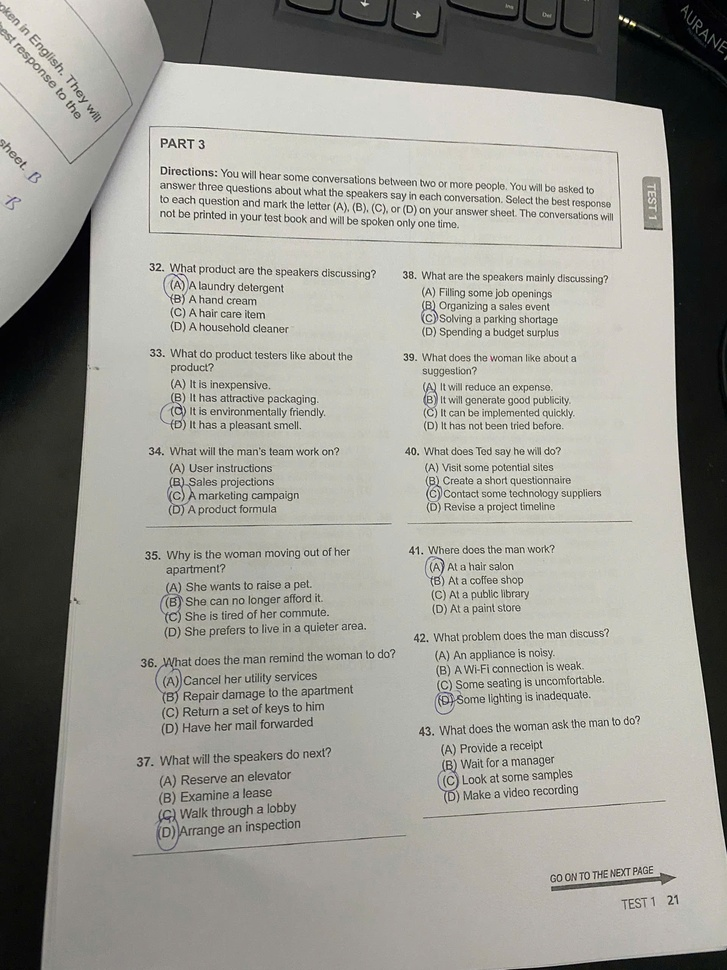
#> input picture test_image.jpg, 727 x 970 px, shrunk from 1920 x 2560 before the run
$ python test_log.py
#> lines starting #> are read from the running program, lines starting #| are printed output that depends on the picture; after the words box and inside, x2 and y2 are one past the last pixel; in counts of white or black regions, pixels touching at a corner belong together; long printed decimals are rounded
### src/sobel.py
import numpy as np

from src.convolution import convolution2d


def to_grayscale(image):
    """
    Chuyển ảnh màu BGR sang ảnh xám bằng NumPy.

    Parameters
    ----------
    image : np.ndarray
        Ảnh đầu vào.
        Có thể là ảnh xám H x W
        hoặc ảnh màu H x W x 3.

    Returns
    -------
    gray : np.ndarray
        Ảnh xám float32.
    """

    # Nếu ảnh đã là grayscale
    if image.ndim == 2:
        return image.astype(np.float32)

    # Kiểm tra ảnh màu phải có 3 kênh
    if image.ndim != 3 or image.shape[2] != 3:
        raise ValueError(
            "Ảnh đầu vào phải là ảnh xám hoặc ảnh màu BGR 3 kênh."
        )

    # OpenCV đọc ảnh theo thứ tự BGR
    b = image[:, :, 0].astype(np.float32)
    g = image[:, :, 1].astype(np.float32)
    r = image[:, :, 2].astype(np.float32)

    # Công thức chuyển RGB -> grayscale
    gray = (
        0.114 * b
        + 0.587 * g
        + 0.299 * r
    )

    return gray


def normalize_to_uint8(image):
    """
    Chuẩn hóa ma trận float về miền [0, 255].

    Parameters
    ----------
    image : np.ndarray
        Ma trận ảnh kiểu float.

    Returns
    -------
    result : np.ndarray
        Ảnh uint8 trong khoảng [0, 255].
    """

    image = image.astype(np.float32)

    min_value = np.min(image)
    max_value = np.max(image)

    # Tránh chia cho 0 nếu ảnh chỉ có một giá trị
    if max_value == min_value:
        return np.zeros(
            image.shape,
            dtype=np.uint8
        )

    normalized = (
        (image - min_value)
        / (max_value - min_value)
        * 255.0
    )

    return normalized.astype(np.uint8)


# [118 lines left out: functions sobel, sobel_edge, not called in this run]

### src/convolution.py
import numpy as np


def convolution2d(image, kernel, padding="reflect"):
    """
    Thực hiện phép tích chập 2D giữa ảnh xám và kernel.

    Parameters
    ----------
    image : np.ndarray
        Ảnh xám 2 chiều, kích thước H x W.

    kernel : np.ndarray
        Ma trận kernel, ví dụ 3x3 hoặc 5x5.

    padding : str
        Phương pháp xử lý biên.
        Mặc định là "reflect".

    Returns
    -------
    output : np.ndarray
        Ảnh kết quả kiểu float32,
        có cùng kích thước với ảnh đầu vào.
    """

    # Kiểm tra ảnh phải là ảnh xám 2 chiều
    if image.ndim != 2:
        raise ValueError(
            "convolution2d chỉ nhận ảnh xám 2 chiều."
        )

    # Kiểm tra kernel phải là ma trận 2 chiều
    if kernel.ndim != 2:
        raise ValueError(
            "Kernel phải là ma trận 2 chiều."
        )

    # Kernel nên có kích thước lẻ
    kh, kw = kernel.shape

    if kh % 2 == 0 or kw % 2 == 0:
        raise ValueError(
            "Kernel phải có kích thước lẻ, ví dụ 3x3 hoặc 5x5."
        )

    # Chuyển sang float32 để tránh tràn số uint8
    image = image.astype(np.float32)
    kernel = kernel.astype(np.float32)

    # Tính số pixel cần padding
    pad_h = kh // 2
    pad_w = kw // 2

    # Padding ảnh
    padded = np.pad(
        image,
        (
            (pad_h, pad_h),
            (pad_w, pad_w)
        ),
        mode=padding
    )

    # Tạo ảnh đầu ra
    output = np.zeros(
        image.shape,
        dtype=np.float32
    )

    height, width = image.shape

    # Quét qua từng pixel
    for y in range(height):
        for x in range(width):

            # Lấy vùng ảnh có kích thước bằng kernel
            region = padded[
                y:y + kh,
                x:x + kw
            ]

            # Nhân từng phần tử và cộng lại
            output[y, x] = np.sum(
                region * kernel
            )

    return output

### src/log_detector.py
import numpy as np

from src.convolution import convolution2d
from src.sobel import to_grayscale, normalize_to_uint8


def gaussian_kernel(size=5, sigma=1.0):
    """
    Tạo kernel Gaussian 2D.

    Parameters
    ----------
    size : int
        Kích thước kernel, phải là số lẻ.

    sigma : float
        Độ lệch chuẩn của Gaussian.

    Returns
    -------
    kernel : np.ndarray
        Kernel Gaussian đã chuẩn hóa.
    """

    if size % 2 == 0:
        raise ValueError(
            "Kích thước Gaussian kernel phải là số lẻ."
        )

    if sigma <= 0:
        raise ValueError(
            "sigma phải lớn hơn 0."
        )

    half = size // 2

    y, x = np.mgrid[
        -half:half + 1,
        -half:half + 1
    ]

    kernel = np.exp(
        -(x ** 2 + y ** 2)
        / (2 * sigma ** 2)
    )

    kernel = kernel / np.sum(kernel)

    return kernel.astype(np.float32)


def zero_crossing(response, threshold=0.0):
    """
    Phát hiện điểm zero-crossing trên đáp ứng Laplacian.

    Một pixel được xem là biên nếu trong vùng lân cận
    có sự đổi dấu từ âm sang dương hoặc ngược lại.

    Parameters
    ----------
    response : np.ndarray
        Kết quả sau Laplacian.

    threshold : float
        Ngưỡng tối thiểu cho độ chênh giữa min và max
        trong vùng lân cận.

    Returns
    -------
    edge : np.ndarray
        Ảnh nhị phân uint8.
    """

    height, width = response.shape

    edge = np.zeros(
        (height, width),
        dtype=np.uint8
    )

    for y in range(1, height - 1):
        for x in range(1, width - 1):

            region = response[
                y - 1:y + 2,
                x - 1:x + 2
            ]

            min_value = np.min(region)
            max_value = np.max(region)

            # Có đổi dấu qua 0
            has_sign_change = (
                min_value < 0
                and max_value > 0
            )

            # Độ chênh đủ lớn để tránh nhiễu nhỏ
            strong_enough = (
                max_value - min_value
                >= threshold
            )

            if has_sign_change and strong_enough:
                edge[y, x] = 255

    return edge


def log_detector(
    image,
    gaussian_size=5,
    sigma=1.0,
    zero_threshold=10.0
):
    """
    Phát hiện biên bằng Laplacian of Gaussian (LoG).

    Pipeline:
    grayscale
    -> Gaussian smoothing
    -> Laplacian
    -> zero crossing

    Parameters
    ----------
    image : np.ndarray
        Ảnh đầu vào.

    gaussian_size : int
        Kích thước kernel Gaussian.

    sigma : float
        Sigma của Gaussian.

    zero_threshold : float
        Ngưỡng zero-crossing.

    Returns
    -------
    result : dict
        gray
        gaussian_kernel
        blurred
        laplacian_response
        laplacian_display
        edge
    """

    # ==========================================
    # BƯỚC 1: Chuyển grayscale
    # ==========================================

    gray = to_grayscale(image)


    # ==========================================
    # BƯỚC 2: Tạo Gaussian kernel
    # ==========================================

    g_kernel = gaussian_kernel(
        size=gaussian_size,
        sigma=sigma
    )


    # ==========================================
    # BƯỚC 3: Làm mượt ảnh
    # ==========================================

    blurred = convolution2d(
        gray,
        g_kernel
    )


    # ==========================================
    # BƯỚC 4: Laplacian
    # ==========================================

    laplacian_kernel = np.array([
        [0,  1, 0],
        [1, -4, 1],
        [0,  1, 0]
    ], dtype=np.float32)


    laplacian_response = convolution2d(
        blurred,
        laplacian_kernel
    )


    # ==========================================
    # BƯỚC 5: Ảnh Laplacian để hiển thị
    # ==========================================

    laplacian_display = normalize_to_uint8(
        np.abs(laplacian_response)
    )


    # ==========================================
    # BƯỚC 6: Zero Crossing
    # ==========================================

    edge = zero_crossing(
        laplacian_response,
        threshold=zero_threshold
    )


    return {
        "gray": gray,
        "gaussian_kernel": g_kernel,
        "blurred": blurred,
        "laplacian_response": laplacian_response,
        "laplacian_display": laplacian_display,
        "edge": edge
    }


# [18 lines left out: function log_edge, not called in this run]

### test_log.py
import cv2

from src.log_detector import log_detector


IMAGE_PATH = "test_image.jpg"


image = cv2.imread(
    IMAGE_PATH
)
#> image is the input picture: shape (970, 727, 3); mean B, G, R 147.6, 154.3, 155.1

if image is None:
    raise FileNotFoundError(
        f"Không tìm thấy ảnh: {IMAGE_PATH}"
    )


result = log_detector(
    image,
    gaussian_size=5,
    sigma=1.2,
    zero_threshold=15.0
)
#> in convolution2d, `padded = np.pad( image, ( (pad_h, pad_h), (pad_w, pad_w) ), mode=paddi..`:
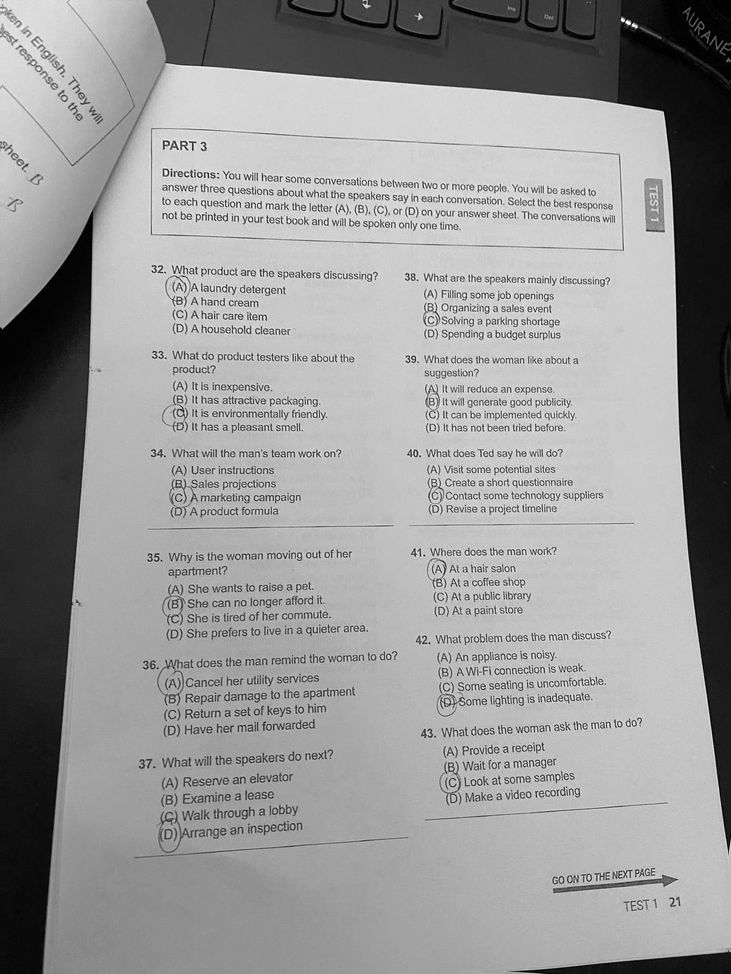
#> padded: shape (974, 731) float32; min 0, max 254.5, mean 153
#> call 2 of convolution2d, with kernel = array of shape (3, 3), padding = 'reflect'
#> after the loop in convolution2d (call 2), `for y in range(height):`:
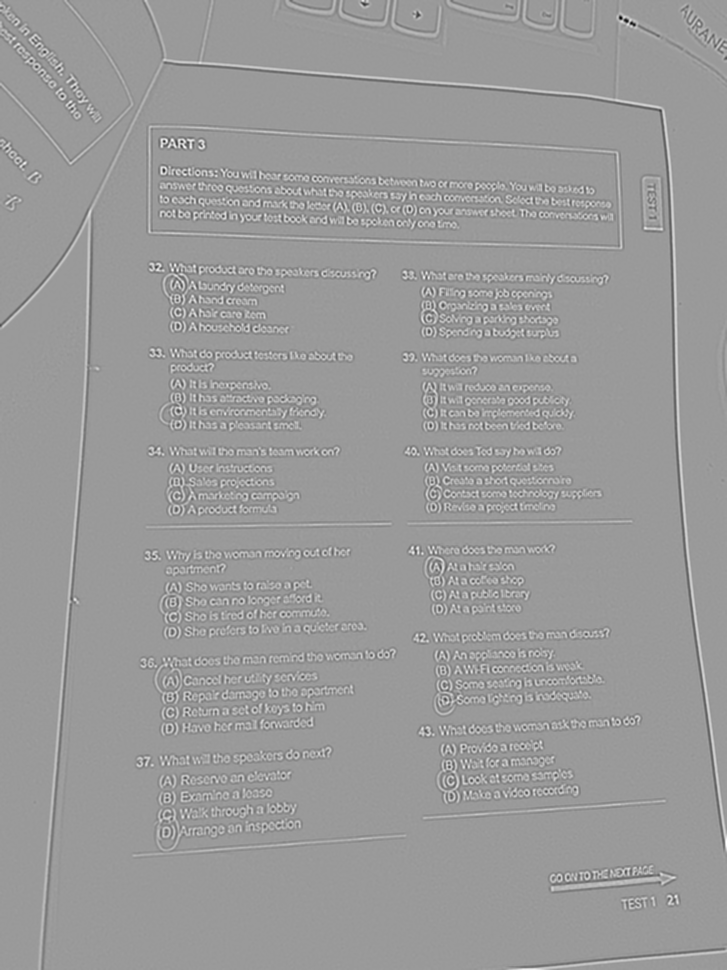
#> output: shape (970, 727) float32; min -83.73, max 54.88, mean 0; drawn with min black and max white
#> in normalize_to_uint8, `image = image.astype(np.float32)`:
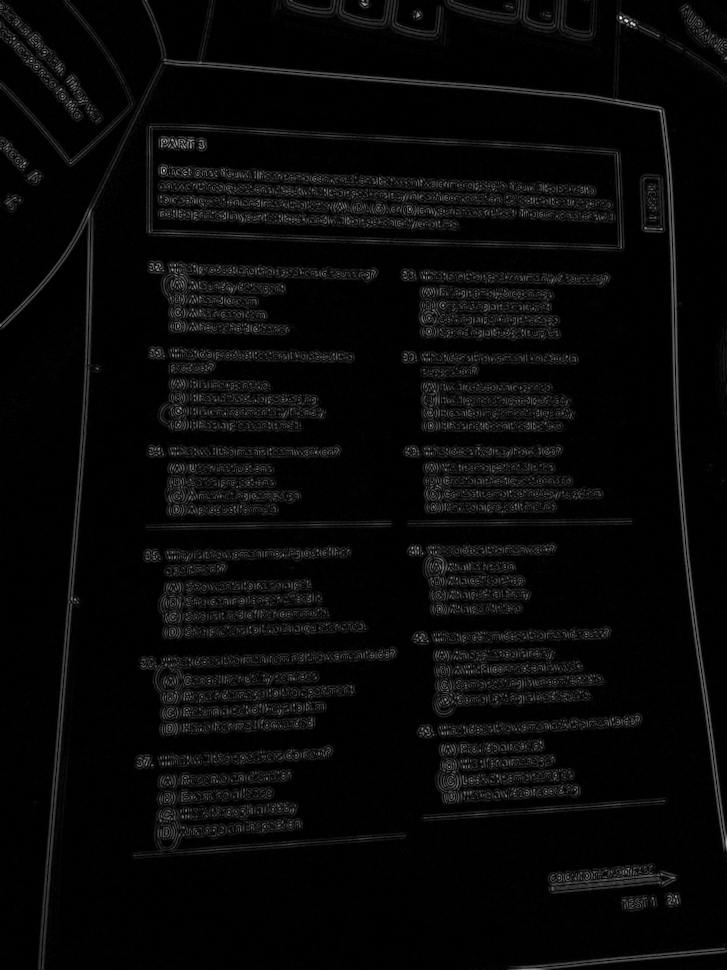
#> image: shape (970, 727) float32; min 0, max 83.73, mean 2.9; drawn with min black and max white
#> in normalize_to_uint8, `min_value = np.min(image)`: min_value = 0
#> in normalize_to_uint8, `max_value = np.max(image)`: max_value = 83.73
#> after the loop in zero_crossing, `for y in range(1, height - 1):`:
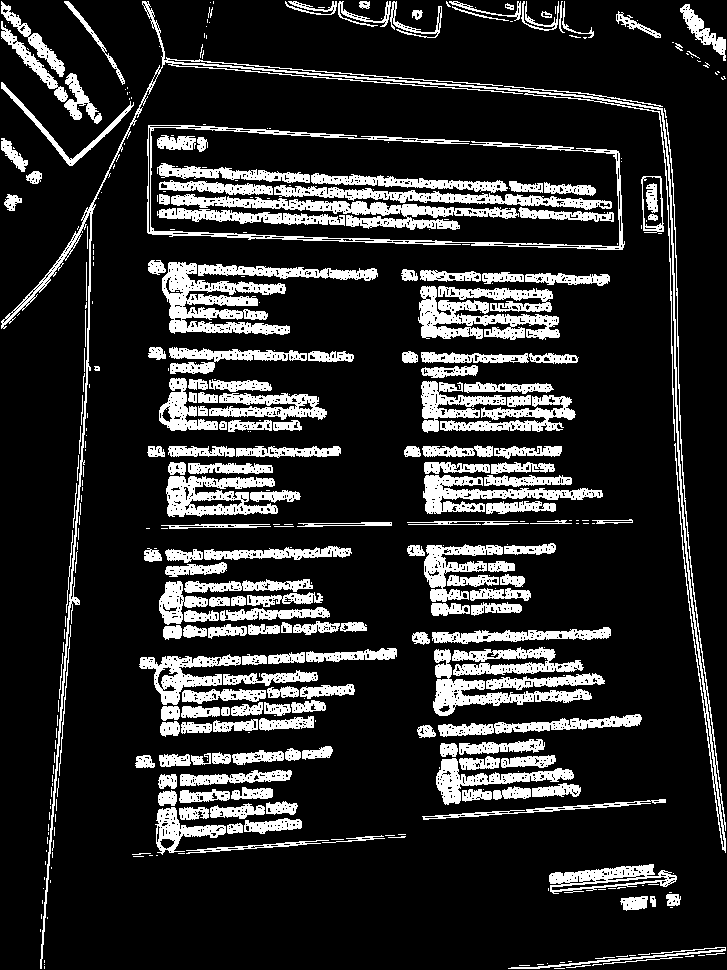
#> edge: shape (970, 727); 17.3% white; 409 white regions (211 under 20 px), largest, box (x1, y1, x2, y2) and area: (1, 1, 726, 969) 8962, (162, 262, 290, 335) 4369, (171, 194, 519, 230) 3931
#> result = 6 items


gray = result["gray"]
blurred = result["blurred"]
laplacian_display = result["laplacian_display"]
edge = result["edge"]


cv2.imshow(
    "1 - Anh goc",
    image
)

cv2.imshow(
    "2 - Grayscale",
    gray.astype("uint8")
)

cv2.imshow(
    "3 - Gaussian Blur",
    blurred.astype("uint8")
)

cv2.imshow(
    "4 - Laplacian sau Gaussian",
    laplacian_display
)

cv2.imshow(
    "5 - LoG Zero Crossing",
    edge
)


cv2.imwrite(
    "log_result.jpg",
    edge
)


print("LoG chạy thành công.")
print("Kích thước ảnh:", image.shape)
#| Kích thước ảnh: (970, 727, 3)
print("Kích thước edge:", edge.shape)
#| Kích thước edge: (970, 727)

print(
    "Gaussian kernel:"
)

print(
    result["gaussian_kernel"]
)
#| [[0.007332 0.02078 0.02941 0.02078 0.007332]
#|  [0.02078 0.05889 0.08333 0.05889 0.02078]
#|  [0.02941 0.08333 0.1179 0.08333 0.02941]
#|  [0.02078 0.05889 0.08333 0.05889 0.02078]
#|  [0.007332 0.02078 0.02941 0.02078 0.007332]]

print(
    "Đã lưu: log_result.jpg"
)


cv2.waitKey(0)
cv2.destroyAllWindows()
